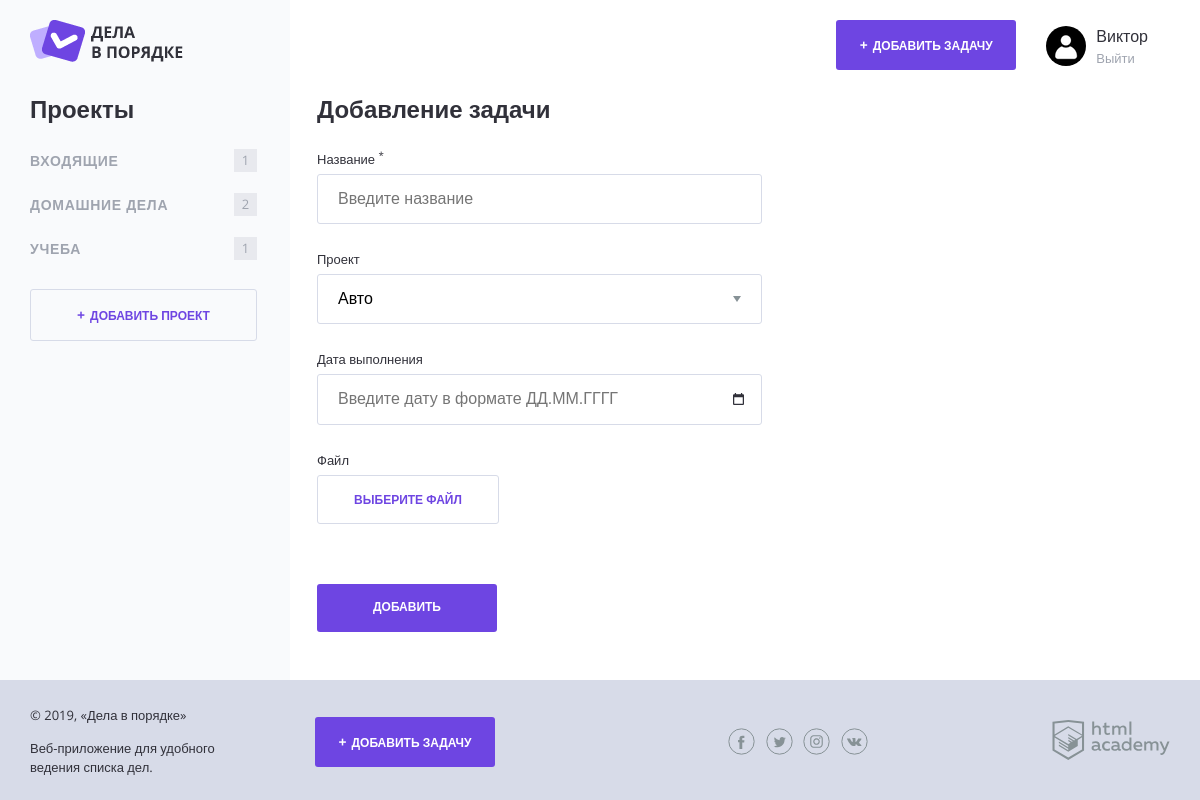
The page /add.php (signed in) on the database its author committed.
### tables this page shows
CREATE TABLE projects (
    id INT AUTO_INCREMENT PRIMARY KEY NOT NULL UNIQUE,
    user_id INT NOT NULL,
    title VARCHAR(100) NOT NULL
);

### functions.php (called while the page is built, shortened)
<?php
    function include_template($name, $data) {
        $name = 'templates/' . $name;
        extract($data);
        require $name;
        $result = ob_get_clean();
        return $result;
    }
    function count_matches_in_array ($arr, $val) {
        $result = 0;
        foreach ($arr as $key => $value) {
            if ($value['category'] === $val) {
                $result++;
            }
        }
        return $result;
    }
    function db_fetch_data($connect, $sql) {
        $result = [];
        if ($connect) {
            mysqli_set_charset($connect, "utf8");
            $query = mysqli_query($connect, $sql);
            $result = mysqli_fetch_all($query, MYSQLI_ASSOC);
        } else {
            $result = 'Ошибка БД: ' . mysqli_error($query);
        }
        return $result;
    }
    function get_username_from_db($connect, $user_id) {
        $sql = "SELECT username FROM users WHERE id =  '" . mysqli_real_escape_string($connect, $user_id) . "';";
        $result = db_fetch_data($connect, $sql)[0]['username'];
        return $result;
    }
    function get_projects($connect) {
        $sql = "SELECT projects.title, projects.id FROM projects JOIN users ON users.id = projects.user_id ORDER BY projects.id DESC";
        $result = db_fetch_data($connect, $sql);
        return $result;
    }
    function get_projects_current_user($connect, $user_id) {
        $sql = "SELECT DISTINCT projects.id AS id, projects.title AS title FROM projects JOIN tasks ON projects.id = tasks.project_id WHERE tasks.user_id = '" . mysqli_real_escape_string($connect, $user_id) . "' ORDER BY projects.title ASC";
        $result = db_fetch_data($connect, $sql);
        return $result;
    }
    function get_tasks_current_user($connect, $user_id) {
        $sql =
            "SELECT
                tasks.id AS id,
                tasks.title AS task,
                tasks.date_execution AS day_of_complete,
                projects.title AS category,
                projects.id AS category_id,
                tasks.status AS completed,
                tasks.file AS file
            FROM
                tasks
            JOIN
                projects
            ON
                tasks.project_id = projects.id
            WHERE
                tasks.user_id = '" . mysqli_real_escape_string($connect, $user_id) . "' ORDER BY
                date_create
            ASC";
        $result = db_fetch_data($connect, $sql);
        return $result;
    }
?>

### init.php (called while the page is built, shortened)
<?php
    if (isset($_SESSION['id'])) {
        $current_user_id = $_SESSION['id'];
    }
?>

### templates/form-task.php (the view, shortened to what this page needs)
<h2 class="content__main-heading">Добавление задачи</h2>
<form class="form"  action="add.php" method="post" enctype="multipart/form-data" autocomplete="off">
  <div class="form__row">
    <label class="form__label" for="name">Название <sup>*</sup></label>
    <input class="form__input<?=(isset($errors['name'])) ? ' form__input--error' : NULL;?>" type="text" name="name" id="name" value="<?=htmlspecialchars($task['name']) ?: NULL?>" placeholder="Введите название">
  </div>
  <div class="form__row">
    <label class="form__label" for="project">Проект</label>
    <select class="form__input form__input--select<?=(isset($errors['project'])) ? ' form__input--error' : NULL;?>" name="project" id="project">
      <?php foreach ($categories as $categories_value):?>
        <option value="<?=$categories_value['id'];?>"<?=($task['project'] === $categories_value['id']) ? 'selected' : NULL?>><?=$categories_value['title'];?></option>
      <?php endforeach; ?>
    </select>
  </div>
  <div class="form__row">
    <label class="form__label" for="date">Дата выполнения</label>
    <input class="form__input form__input--date<?=(isset($errors['date'])) ? ' form__input--error' : NULL;?>" type="date" name="date" id="date" value="<?=($task['date'] && !$errors['date']) ? $date_value = date('Y-m-d', strtotime(strip_tags($task['date']))) : NULL;?>" placeholder="Введите дату в формате ДД.ММ.ГГГГ">
  </div>
  <div class="form__row">
    <label class="form__label " for="preview">Файл</label>
    <div class="form__input-file">
      <label class="button button--transparent<?=(isset($errors['preview'])) ? ' form__input--error' : NULL;?>" for="preview">
        <span>Выберите файл</span>
      </label>
    </div>
  </div>
  <div class="form__row form__row--controls">
    <input class="button" type="submit" name="" value="Добавить">
  </div>
</form>

### templates/layout.php (shortened to what this page needs)
<!DOCTYPE html>
<html lang="ru">
<head>
    <link rel="stylesheet" href="css/normalize.css">
    <link rel="stylesheet" href="css/style.css">
    <link rel="stylesheet" href="css/flatpickr.min.css">
</head>
<body class="<?=($guest === 'index') ? ' body-background' : NULL?>">
<div class="page-wrapper">
    <div class="container <?=($guest !== 'index') ? ' container--with-sidebar' : NULL?>">
        <header class="main-header">
            <a href="/">
                <img src="img/logo.png" width="153" height="42" alt="Логотип Дела в порядке">
            </a>
            <div class="main-header__side">
                <?php if (isset($current_user_id) && !empty($username)):?>
                <a class="main-header__side-item button button--plus open-modal" href="add.php">Добавить задачу</a>
                <div class="main-header__side-item user-menu">
                    <div class="user-menu__image">
                        <img src="img/user.png" width="40" height="40" alt="Пользователь">
                    </div>
                    <div class="user-menu__data">
                        <p><?=$username; ?></p>
                        <a href="/logout.php">Выйти</a>
                    </div>
                </div>
                <?php else:?>
                  <a class="main-header__side-item button button--transparent" href="auth.php">Войти</a>
                <?php endif; ?>
            </div>
        </header>
        <div class="content">
            <?php if ($guest !== 'index'):?>
                <section class="content__side">
            <?php endif; ?>
                <?php if (isset($guest)):?>
                <?php elseif (isset($current_user_id) && !empty($username)):?>
                <h2 class="content__side-heading">Проекты</h2>
                <nav class="main-navigation">
                    <ul class="main-navigation__list">
                        <?php foreach($category as $category_key => $category_value): ?>
                        <li class="main-navigation__list-item">
                            <a class="main-navigation__list-item-link" href="<?='/index.php?cat=' . (int)$category_value['id'];?>"><?php echo strip_tags($category_value['title']); ?></a>
                            <span class="main-navigation__list-item-count"><?=count_matches_in_array($tasks, $category_value['title']); ?></span>
                        </li>
                        <?php endforeach; ?>
                    </ul>
                </nav>
                <a class="button button--transparent button--plus content__side-button"
                   href="/project.php" target="project_add">Добавить проект</a>
                <?php else:?>
                    <p class="content__side-info">Если у вас уже есть аккаунт, авторизуйтесь на сайте</p>
                    <a class="button button--transparent content__side-button" href="auth.php">Войти</a>
                <?php endif; ?>
            <?php if ($guest !== 'index'):?>
                </section>
            <?php endif; ?>
            <?php if ($guest === 'index'):?>
                <?=$content;?>
            <?php else:?>
            <main class="content__main">
                <?=$content;?>
            </main>
            <?php endif; ?>
        </div>
    </div>
</div>
<footer class="main-footer">
    <div class="container">
        <div class="main-footer__copyright">
            <p>© 2019, «Дела в порядке»</p>
            <p>Веб-приложение для удобного ведения списка дел.</p>
        </div>
        <?php if (!isset($guest)):?>
        <a class="main-footer__button button button--plus" href="add.php">Добавить задачу</a>
        <?php endif; ?>
        <div class="main-footer__social social">
            <a class="social__link social__link--facebook" href="#">
            </a>
            <a class="social__link social__link--twitter" href="#">
            </a>
            <a class="social__link social__link--instagram" href="#">
            </a>
            <a class="social__link social__link--vkontakte" href="#">
            </a>
        </div>
        <div class="main-footer__developed-by">
            <a href="https://htmlacademy.ru/intensive/php">
                <img src="img/htmlacademy.svg" alt="HTML Academy" width="118" height="40">
            </a>
        </div>
    </div>
</footer>
</body>
</html>

### css/style.css (style rules this page uses)
html, body { height: 100%; }
.page-wrapper { min-height: 100%; margin-bottom: -120px; display: flex; }
.page-wrapper::after { content: ""; display: block; }
.main-footer, .page-wrapper::after { height: 94px; }
body { position: relative; min-width: 1180px; font-size: 16px; font-family: "OpenSans", sans-serif; color: #31313a; }
a { text-decoration: none; }
.container { width: 1140px; margin: 0 auto; padding: 0 20px; }
.container--with-sidebar { position: relative; }
.container--with-sidebar::after { content: ""; position: absolute; top: 0; left: calc(-50vw + 280px); z-index: -1; width: 50vw; height: 100%; background-color: #f9fafc; }
.button { display: inline-block; width: 180px; padding: 17px 0; font-weight: 700; font-size: 12px; text-align: center; color: #ffffff; text-transform: uppercase; text-decoration: none; background-color: #6e45e2; border: 0; border-radius: 3px; }
.button--plus::before { content: "+"; margin-right: 5px; font-size: 14px; }
.button--transparent { color: #6e45e2; border: 1px solid #d7dbe8; }
.button--transparent, .button--transparent:hover, .button--transparent:focus, .button--transparent:active { background-color: transparent; }
.main-header { display: flex; justify-content: space-between; padding: 20px 0 26px; }
.main-header__side { display: flex; align-items: center; margin-right: 22px; }
.main-header__side-item { margin-left: 30px; }
.user-menu { display: flex; align-items: center; }
.user-menu__image { flex-shrink: 1; margin-top: 6px; margin-right: 10px; }
.user-menu__image img { border-radius: 50%; }
.user-menu__data p { margin: 3px 0 2px; }
.user-menu__data a { font-size: 13px; color: #9fa4af; }
.content { display: flex; margin-bottom: 120px; }
.content__side { width: 260px; }
.content__side-heading { margin: 0; margin-bottom: 15px; }
.content__side-button { width: 225px; }
.main-navigation { margin-bottom: 18px; }
.main-navigation__list { margin: 0 0 0 -8px; padding: 0; list-style: none; }
.main-navigation__list-item { display: flex; align-items: center; font-size: 14px; color: #9fa4af; text-transform: uppercase; }
.main-navigation__list-item-link { flex-grow: 1; padding: 14px 8px; font-weight: bold; color: inherit; text-decoration: none; letter-spacing: 0.05em; }
.main-navigation__list-item-count { display: inline-block; min-width: 19px; min-height: 19px; margin-right: 33px; padding: 2px; font-size: 13px; line-height: 18px; text-align: center; background-color: #e8e9ee; }
.content__main { flex-grow: 1; padding: 0 30px 0 27px; }
.content__main-heading { margin: 0; margin-bottom: 25px; }
.main-footer { position: relative; padding: 13px 0; background-color: #d7dbe8; }
.main-footer .container { display: flex; align-items: center; }
.main-footer__copyright { width: 215px; margin-right: 70px; font-size: 13px; line-height: 1.5; }
.main-footer__button { margin-right: 202px; }
.main-footer__social { width: 140px; margin-right: 184px; }
.social { display: flex; flex-wrap: wrap; justify-content: space-between; margin-left: auto; }
.social__link { width: 27px; height: 27px; }
.form { max-width: 445px; }
.form__row { margin-bottom: 25px; }
.form__label { display: inline-block; margin-bottom: 7px; font-size: 13px; }
.form__input { box-sizing: border-box; width: 100%; padding: 15px 20px; border: 1px solid #d7dbe8; border-radius: 3px; -webkit-appearance: none; -moz-appearance: none; appearance: none; }
.form__input--select { background: #ffffff url("../img/dropdown.svg") right 20px top 50% no-repeat; }
.form__input--date { background: #ffffff url("../img/icon-calendar.png") right 17px top 50% no-repeat; }
.form__row--controls { margin-top: 60px; margin-bottom: 0; }

### rows shown on the page
projects: title "ВХОДЯЩИЕ", title "1"
projects: title "ДОМАШНИЕ ДЕЛА", title "2"
projects: title "УЧЕБА", title "1"

### other values the page prints
$username "Виктор"
form field project "Авто"
